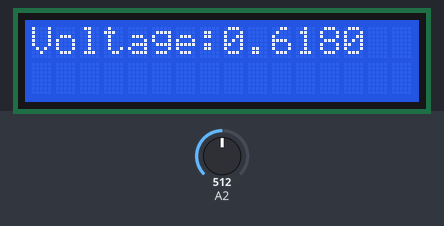
Recording of a sketch running on a simulated Arduino Uno, built with avr-gcc and run on an emulated ATmega328P. On the bench: 16×2 character LCD. The test bench sets the inputs (shaded band); at power-on: A2 = 512. The modem accepts every AT command (registered, SIM ready, sends succeed) and sends nothing else; what the sketch prints to the serial monitor is not drawn.

Above: at 6.2 s.
6.3 s: A2 set to 716
At 7.7 s:
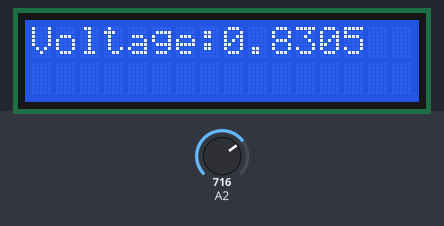
8.0 s: A2 set to 900
At 9.5 s:
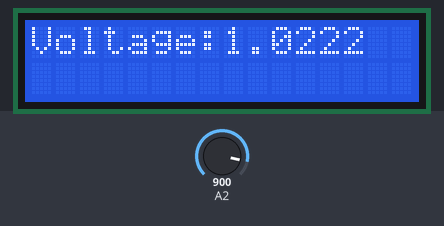
9.8 s: A2 set to 1023
At 10.5 s:
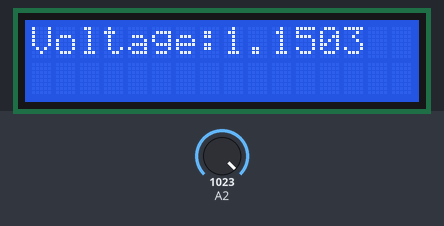
11.5 s: A2 set to 988
At 13.0 s:
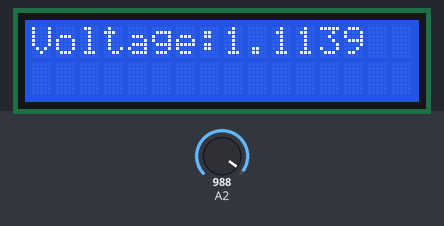
Timing chart, 0 to 14.2 s (numbered marks = the images above; inputs shaded):
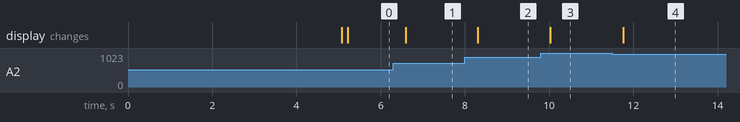

The sketch:

PotentioMeterSourceCode.ino
```cpp
#include <SoftwareSerial.h>
#include <LiquidCrystal_I2C.h>
#include <Wire.h>

LiquidCrystal_I2C lcd(0x27,16,2);  // Uncomment if using an I2C LCD
// RX from HM-10 -> Pin 10, TX from HM-10 -> Pin 11
SoftwareSerial BTSerial(10, 11); // RX, TX

int aRead;
float avgVoltage, voltage, sumVoltage;

void setup() {

  Serial.begin(9600);      // Start Serial Monitor communication
  BTSerial.begin(9600);    // Initialize HM-10 communication

  delay(1000);  // Wait for the HM-10 to initialize

  // Optional: Set a new name for the HM-10 (if not already configured)
  sendATCommand("AT+NAMEBT05");

  // Wait for any setup or connection delays
  delay(3000);

  Serial.println("Bluetooth ready. Sending data...");

  // Uncomment if using an LCD display
   lcd.init();
   lcd.backlight();

   // Set A0 as input (for reading analog values)
  pinMode(A2, INPUT);
}

void loop() {

  // Calculate voltage based on analog read value
  for (int i = 1; i <= 5; i++) {
    //  Read the analog input
      aRead = analogRead(A2);
      Serial.print("Analog Read: ");
      Serial.println(aRead);
      Serial.println("..............");

      voltage = (aRead * 0.02348) - 0.34855;
      voltage = (voltage - 0.0144) / 22.5410;
      voltage += 0.0228+0.0780;

      sumVoltage += voltage;
      voltage =0;
     delay(10);
  }

    // Average the calculated voltagevv
      avgVoltage = sumVoltage / 5;
      //avgVoltage += 0.0228+0.0690;


    sendBluetoothMessage(avgVoltage);


  // Uncomment if using an LCD display
    lcd.setCursor(0, 0);
    lcd.print("Voltage:");
    lcd.print(avgVoltage,4);

   sumVoltage = 0;  // Reset sum for the next loop

    avgVoltage=0;

    delay(200);  // Delay between readings


  //delay(5000);  // Send every 5 seconds (adjust as needed)
}

// Function to send AT commands (optional configuration)
void sendATCommand(const char *command) {
  Serial.print("Sending AT Command: ");
  Serial.println(command);
  BTSerial.println(command);
  delay(1000);  // Wait for the response
}

// Function to send a string message over Bluetooth
void sendBluetoothMessage(float message) {
  BTSerial.println(message,4);  // Send the message to the connected device
}


  
```

Measured:
- after the input at 6.3 s, the display: changes after 0.29 s (image 1)
- after the input at 8.0 s, the display: changes after 0.30 s (image 2)
- after the input at 9.8 s, the display: changes after 0.22 s (image 3)
- after the input at 11.5 s, the display: changes after 0.26 s (image 4)
